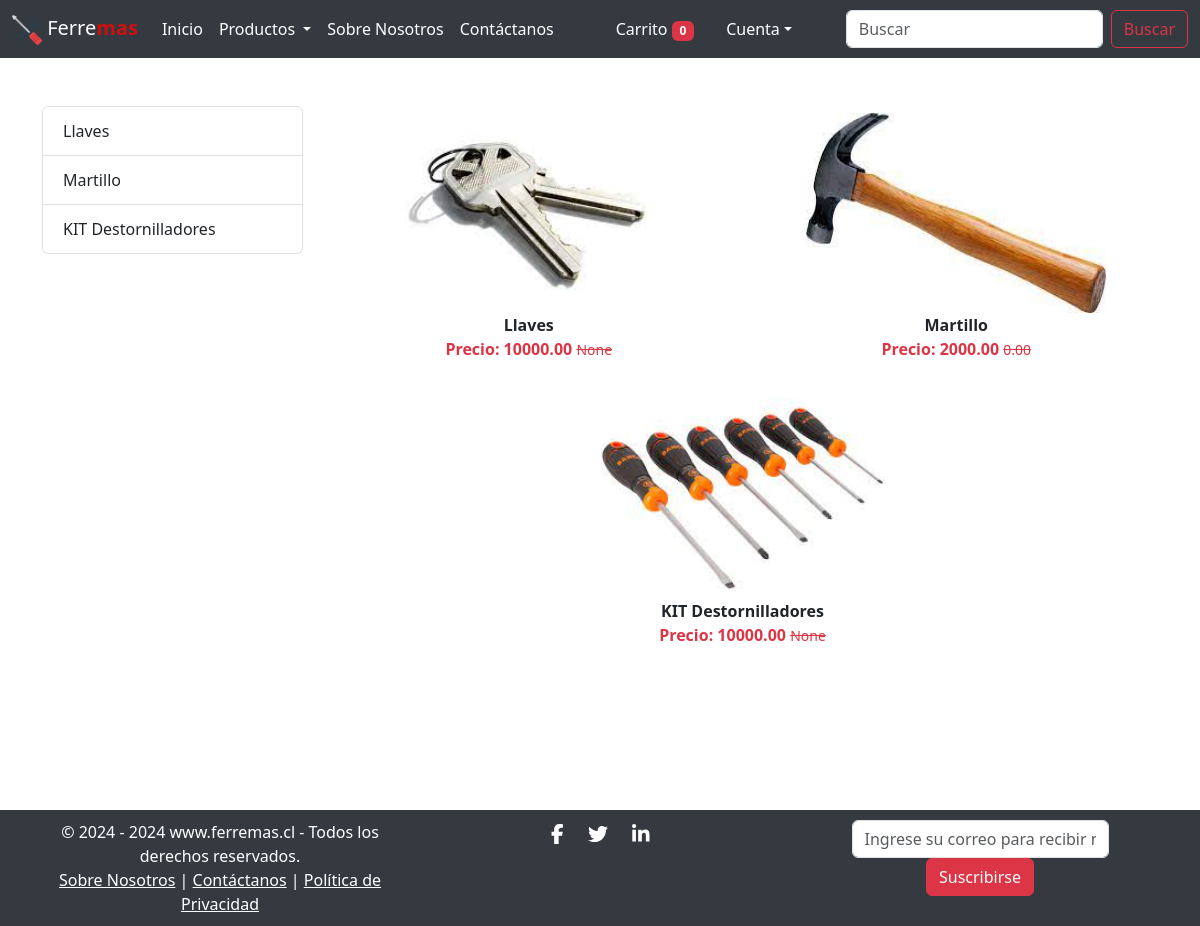
Page /category/HR/ (signed in) on the committed database.
### core/models.py (models this page shows, shortened)
class Product(models.Model):
    category = models.ForeignKey(Category, related_name='products', on_delete=models.CASCADE)
    vendor = models.ForeignKey(Vendor, related_name='products', on_delete=models.SET_NULL, null=True, blank=True)
    title = models.CharField(max_length=100)
    description = models.TextField()
    price = models.DecimalField(max_digits=10, decimal_places=2, default=0.0)
    discounted_price = models.DecimalField(max_digits=10, decimal_places=2, null=True, blank=True)
    product_image = models.ImageField(upload_to='products/', null=True, blank=True)

### core/views.py (the view)
# urls.py: path('category/<str:val>/', CategoryView.as_view(), name='category'),
class CategoryView(View):
    def get(self, request, val):
        category = get_object_or_404(Category, name=val)
        products = Product.objects.filter(category=category)
        titles = Product.objects.filter(category=category).values('title')
        return render(request, "app/category.html", {'category': category, 'products': products, 'titles': titles})

### core/context_processors.py (called while the page is built)
def cart_item_count(request):
    if request.user.is_authenticated:
        cart_count = Cart.objects.filter(user=request.user).count()
    else:
        cart_count = 0
    return {'totalitems': cart_count}

### core/templatetags/custom_filters.py (called while the page is built)
@register.filter(name='has_group')
def has_group(user, group_name):
    return user.groups.filter(name=group_name).exists()

### core/templates/app/category.html (shortened to what this page needs)
{% extends 'app/base.html' %}
{% load static %}
{% block main-content %}
    <div class="container my-5">
        <div class="row">
            <div class="col-sm-3">
                <div class="list-group">
                    {% for val in titles %}
                        <a href="#" class="list-group-item list-group-item-action" aria-current="true">{{ val.title }}</a>
                    {% endfor %}
                </div>
            </div>
            <div class="col-sm-9">
                <div class="row">
                    {% for prod in products %}
                        <div class="col text-center mb-4">
                            <a href="{% url 'product_detail' prod.id %}" class="btn">
                                <div>
                                    <img src="{{ prod.product_image.url }}" width="300px" height="200px" />
                                    <div class="fw-bold">{{ prod.title }}</div>
                                    <div class="fw-bold text-danger">
                                        Precio: {{ prod.price }}
                                        <small class="fw-light text-decoration-line-through">
                                            {{ prod.discounted_price }}
                                        </small>
                                    </div>
                                </div>
                            </a>
                        </div>
                    {% endfor %}
                </div>
            </div>
        </div>
    </div>
{% endblock main-content %}

### core/static/app/css/style.css (style rules this page uses)
.list-group-item { padding: 0.75rem 1.25rem; }

### rows in the picture
Product: product_image (picture), title "Llaves", price "10000.00", discounted_price "None"
Product: product_image (picture), title "Martillo", price "2000.00", discounted_price "0.00"
Product: product_image (picture), title "KIT Destornilladores", price "10000.00", discounted_price "None"

### other values in the picture
{{ totalitems }} "0"
{{ val.title }} "Llaves" "Martillo" "KIT Destornilladores"
